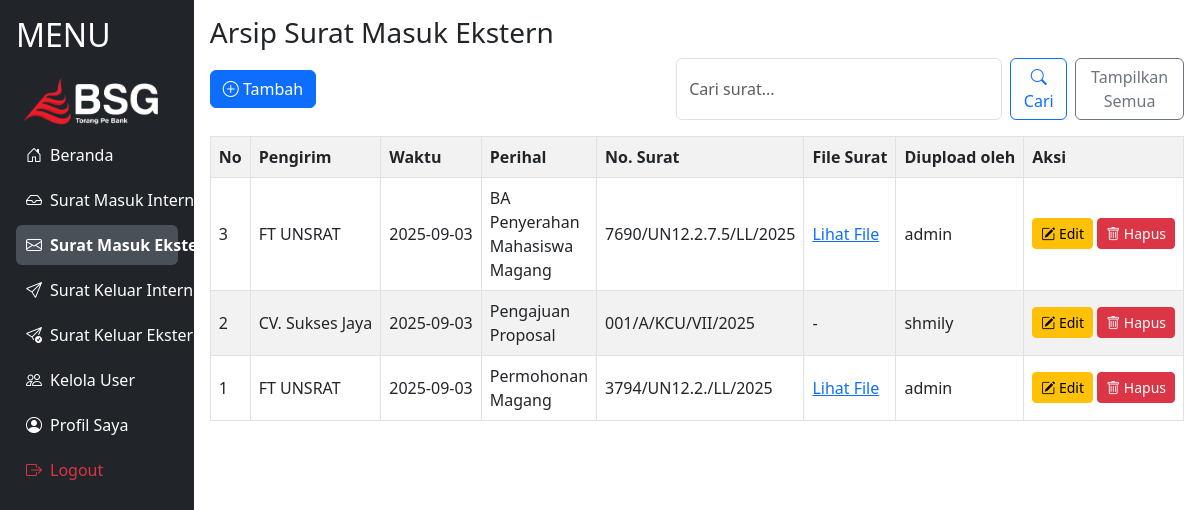
Page /surat_masuk_eks.php (signed in) on the committed database.
### tables this page shows
CREATE TABLE `surat_masuk_eks` (
  `id` int(11) NOT NULL,
  `pengirim` varchar(100) NOT NULL,
  `perihal` varchar(200) NOT NULL,
  `no_surat` varchar(100) NOT NULL,
  `file_surat` varchar(255) DEFAULT NULL,
  `waktu` date NOT NULL,
  `diupload_oleh` int(11) NOT NULL
);

CREATE TABLE `users` (
  `id` int(11) NOT NULL,
  `username` varchar(50) NOT NULL,
  `password` varchar(255) NOT NULL,
  `role` enum('admin','user') NOT NULL DEFAULT 'user'
);

### surat_masuk_eks.php (the view, shortened to what this page needs)
<?php
require 'config.php';
$keyword = $_GET['keyword'] ?? '';
if($keyword){
    $stmt = $pdo->prepare("
        SELECT sm.*, u.username
        FROM surat_masuk_eks sm
        JOIN users u ON sm.diupload_oleh = u.id
        WHERE sm.pengirim LIKE ?
           OR sm.waktu LIKE ?
           OR sm.perihal LIKE ?
           OR sm.no_surat LIKE ?
        ORDER BY sm.waktu DESC
    ");
    $stmt->execute(["%$keyword%","%$keyword%","%$keyword%","%$keyword%"]);
    $rows = $stmt->fetchAll();
} else {
    $rows = $pdo->query("
        SELECT sm.*, u.username
        FROM surat_masuk_eks sm
        JOIN users u ON sm.diupload_oleh = u.id
        ORDER BY sm.waktu DESC
    ")->fetchAll();
}
?>
<!DOCTYPE html>
<html>
<head>
  <link rel="stylesheet" href="https://cdn.jsdelivr.net/npm/bootstrap@5.3.0/dist/css/bootstrap.min.css">
  <link rel="stylesheet" href="https://cdn.jsdelivr.net/npm/bootstrap-icons@1.11.3/font/bootstrap-icons.css">
</head>
<body>
<div class="d-flex">
  <div class="sidebar">
    <h2>MENU</h2>
    <img src="assets/bsg.png" width="150" alt="Logo">
    <?php $current_page = basename($_SERVER['PHP_SELF']); ?>
    <a href="dashboard.php" class="<?= $current_page=='dashboard.php'?'active':'' ?>">
      <i class="bi bi-house-door"></i> Beranda
    </a>
    <a href="surat_masuk_in.php" class="<?= $current_page=='surat_masuk_in.php'?'active':'' ?>">
      <i class="bi bi-inbox"></i> Surat Masuk Intern
    </a>
    <a href="surat_masuk_eks.php" class="<?= $current_page=='surat_masuk_eks.php'?'active':'' ?>">
      <i class="bi bi-envelope"></i> Surat Masuk Ekstern
    </a>
    <a href="surat_keluar_in.php" class="<?= $current_page=='surat_keluar_in.php'?'active':'' ?>">
      <i class="bi bi-send"></i> Surat Keluar Intern
    </a>
    <a href="surat_keluar_eks.php" class="<?= $current_page=='surat_keluar_eks.php'?'active':'' ?>">
      <i class="bi bi-send-check"></i> Surat Keluar Ekstern
    </a>
    <?php if($_SESSION['role']=='admin'): ?>
      <a href="user.php" class="<?= $current_page=='user.php'?'active':'' ?>">
        <i class="bi bi-people"></i> Kelola User
      </a>
    <?php endif; ?>
    <a href="profil.php" class="<?= $current_page=='profil.php'?'active':'' ?>">
      <i class="bi bi-person-circle"></i> Profil Saya
    </a>
    <a href="#" class="text-danger" data-bs-toggle="modal" data-bs-target="#logoutModal">
  <i class="bi bi-box-arrow-right"></i> Logout
</a>
  </div>
  <div class="content">
    <h3>Arsip Surat Masuk Ekstern</h3>
<div class="d-flex justify-content-between align-items-center mb-3">
      <a href="proses_tambah.php?type=masuk_eks" class="btn btn-primary">
        <i class="bi bi-plus-circle"></i> Tambah
      </a>
<form method="GET"
      class="d-flex flex-column flex-sm-row gap-2"
      style="max-width:800px;">
  <input type="text" name="keyword" class="form-control"
         placeholder="Cari surat..." value="<?= htmlspecialchars($keyword) ?>">
  <button type="submit" class="btn btn-outline-primary">
          <i class="bi bi-search"></i> Cari
        </button>
  <a href="surat_masuk_eks.php" class="btn btn-outline-secondary">Tampilkan Semua</a>
</form>
</div>
<table class="table table-bordered table-striped align-middle">
  <tr>
    <th class="text-nowrap">No</th>
    <th class="text-nowrap">Pengirim</th>
    <th class="text-nowrap">Waktu</th>
    <th class="text-nowrap">Perihal</th>
    <th class="text-nowrap">No. Surat</th>
    <th class="text-nowrap">File Surat</th>
    <?php if($_SESSION['role'] == 'admin'): ?>
      <th class="text-nowrap">Diupload oleh</th>
    <?php endif; ?>
    <th class="text-nowrap">Aksi</th>
  </tr>
  <?php
  $total = count($rows);
  foreach($rows as $r):
  ?>
  <tr>
    <td class="text-nowrap"><?= $total-- ?></td>
    <td class="text-nowrap"><?= $r['pengirim'] ?></td>
    <td class="text-nowrap"><?= $r['waktu'] ?></td>
    <td><?= $r['perihal'] ?></td>
    <td class="text-nowrap"><?= $r['no_surat'] ?></td>
    <td class="text-nowrap">
      <?php if($r['file_surat']): ?>
        <a href="<?= $r['file_surat'] ?>" target="_blank">Lihat File</a>
      <?php else: ?> - <?php endif; ?>
    </td>
    <?php if($_SESSION['role'] == 'admin'): ?>
      <td class="text-nowrap"><?= htmlspecialchars($r['username']) ?></td>
    <?php endif; ?>
    <td class="text-nowrap">
        <a href="proses_edit_surat.php?type=masuk_eks&id=<?= $r['id'] ?>"
             class="btn btn-warning btn-sm">
            <i class="bi bi-pencil-square"></i> Edit
        </a>
          <button type="button"
        class="btn btn-danger btn-sm"
        data-bs-toggle="modal"
        data-bs-target="#hapusModal"
        data-id="<?= $r['id'] ?>">
  <i class="bi bi-trash"></i> Hapus
</button>
    </td>
  </tr>
  <?php endforeach; ?>
</table>
</body>
</html>

### surat_masuk_eks.php (style rules this page uses)
.sidebar { background-color: #212529; color: white; padding: 1rem; width: fit-content; min-width: 180px; height: auto; min-height: 100vh; }
.content { flex: 1; padding: 1rem; }
.sidebar a { display: flex; align-items: center; gap: 8px; color: white; margin: 5px 0; padding: 8px 10px; border-radius: 6px; text-decoration: none; white-space: nowrap; transition: background-color 0.3s ease, transform 0.3s ease; }
.sidebar a i { transition: transform 0.3s ease; }
.sidebar a.active { background-color: #495057; font-weight: bold; }

### rows in the picture
surat_masuk_eks: pengirim "FT UNSRAT", waktu "2025-09-03", perihal "BA Penyerahan Mahasiswa Magang", no_surat "7690/UN12.2.7.5/LL/2025", diupload_oleh.username "admin"
surat_masuk_eks: pengirim "CV. Sukses Jaya", waktu "2025-09-03", perihal "Pengajuan Proposal", no_surat "001/A/KCU/VII/2025", diupload_oleh.username "shmily"
surat_masuk_eks: pengirim "FT UNSRAT", waktu "2025-09-03", perihal "Permohonan Magang", no_surat "3794/UN12.2./LL/2025", diupload_oleh.username "admin"
